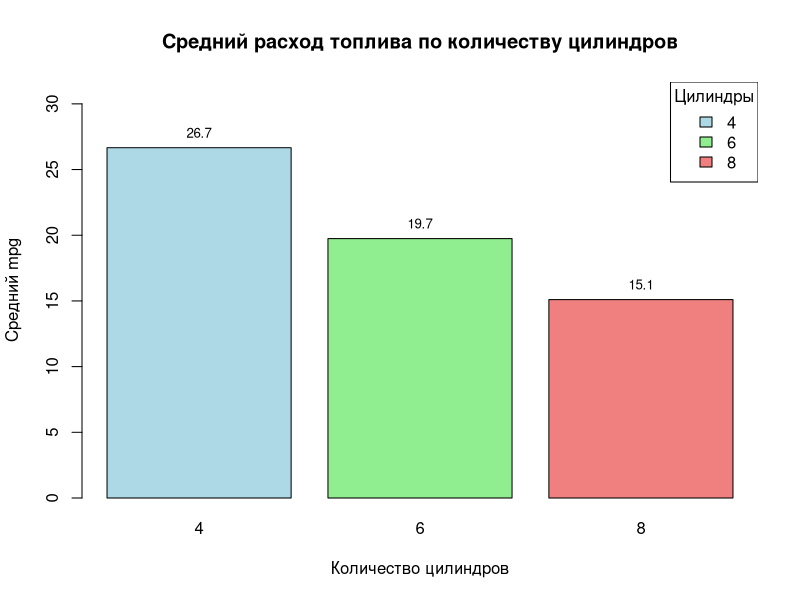
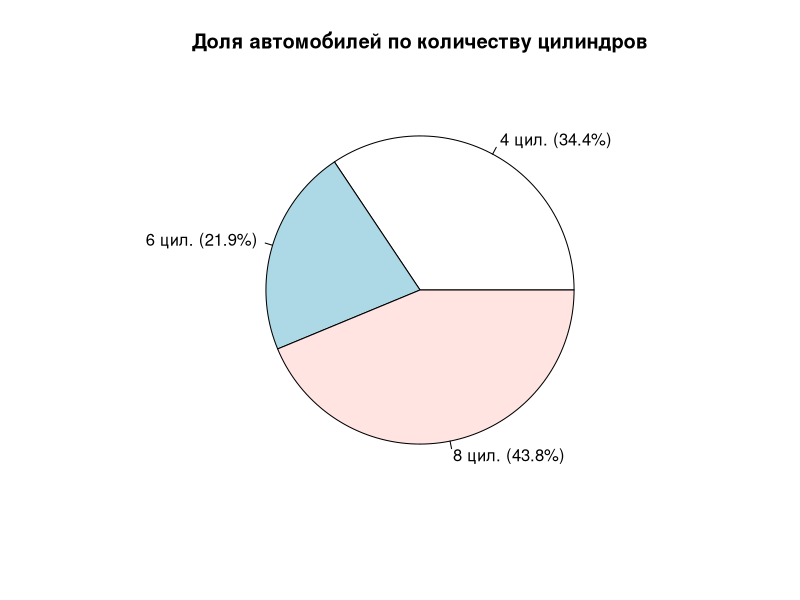
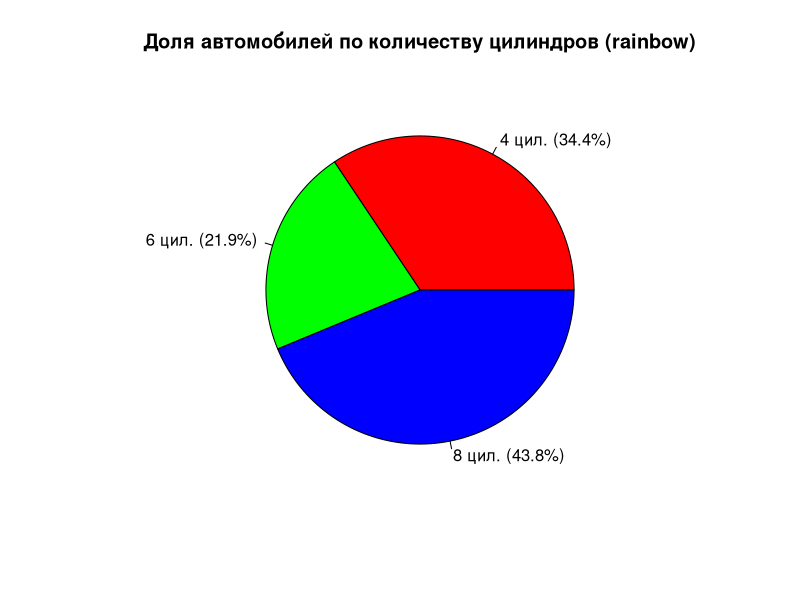
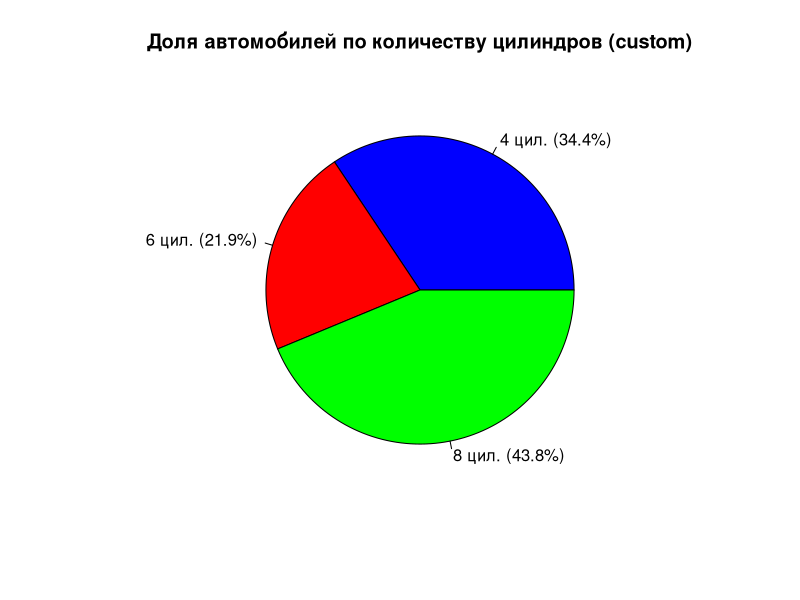
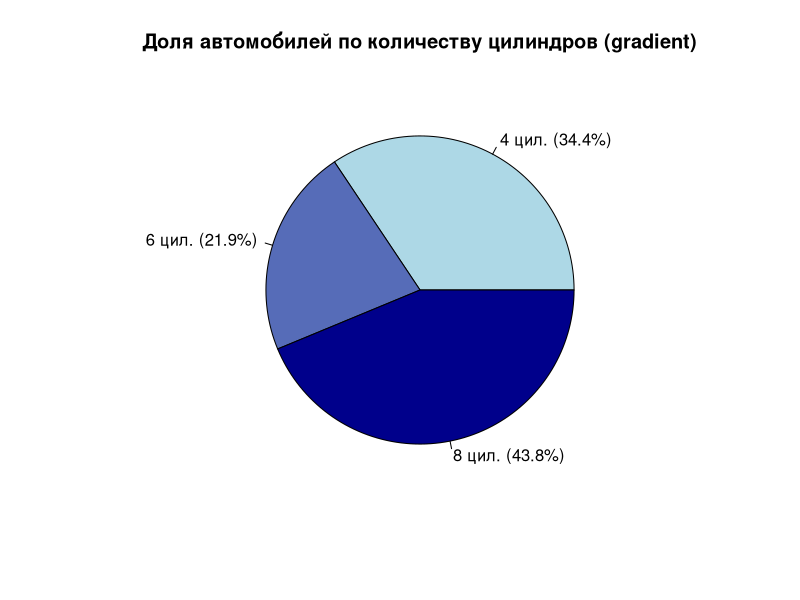
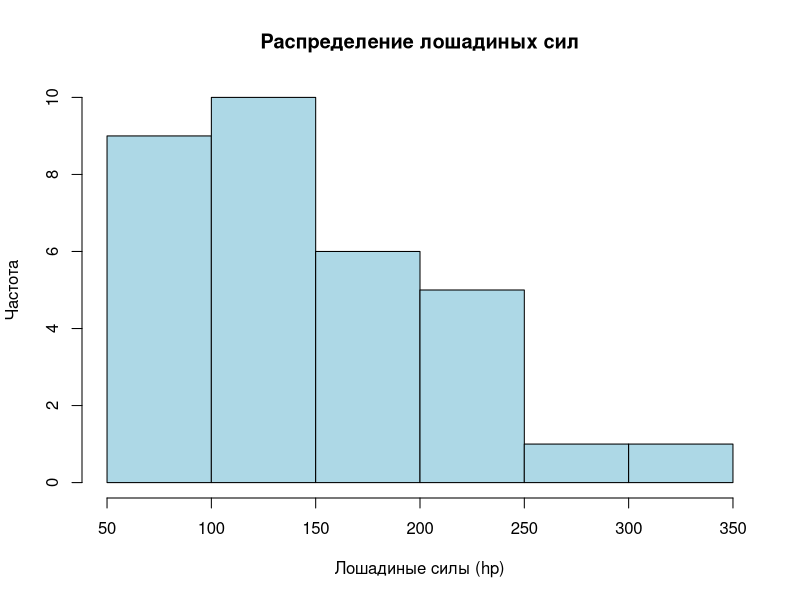
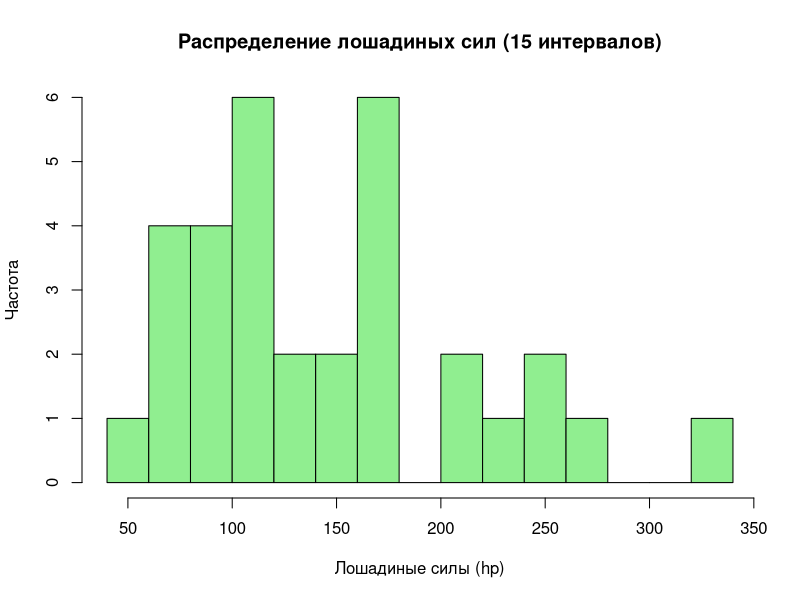
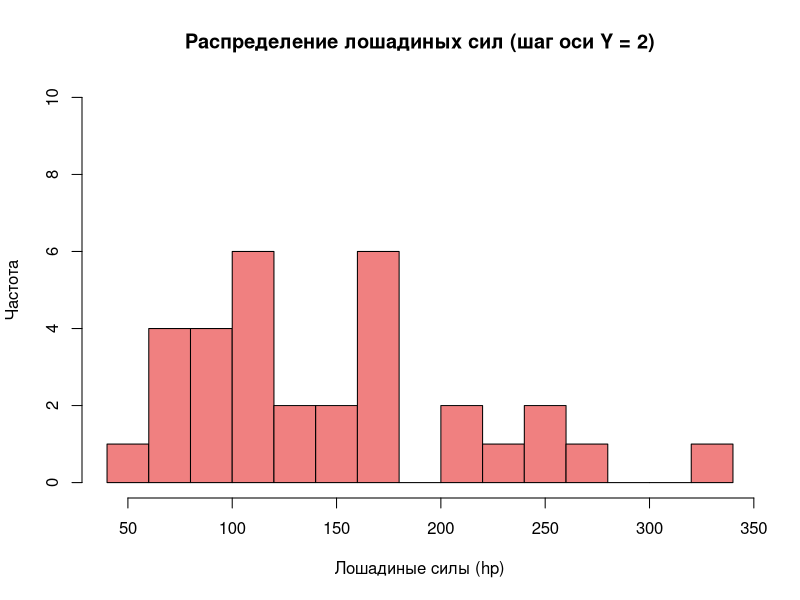

These charts were generated, in order, by the following R code:
# ПОДГОТОВКА СРЕДЫ И ПАКЕТОВ
# install.packages(c("ggplot2", "dplyr", "readr"))
library(ggplot2)
library(dplyr)
library(readr)

# ЗАГРУЗКА ДАННЫХ
data(mtcars)
head(mtcars)

# 7.1. БАЗОВЫЕ ДИАГРАММЫ

# 7.1.1. СТОЛБЧАТАЯ ДИАГРАММА
# 7.1.1.1 Среднее mpg по количеству цилиндров
mpg_by_cyl <- tapply(mtcars$mpg, mtcars$cyl, mean)

# 7.1.1.2 Столбчатая диаграмма с цветами и подписями
colors <- c("lightblue", "lightgreen", "lightcoral")
bp <- barplot(mpg_by_cyl, 
              main = "Средний расход топлива по количеству цилиндров",
              xlab = "Количество цилиндров", 
              ylab = "Средний mpg",
              col = colors,
              ylim = c(0, max(mpg_by_cyl) + 5))
text(x = bp, y = mpg_by_cyl, 
     labels = round(mpg_by_cyl, 1), 
     pos = 3, cex = 0.8)
legend("topright", 
       legend = names(mpg_by_cyl),
       fill = colors,
       title = "Цилиндры")

# 7.1.2. КРУГОВАЯ ДИАГРАММА
cyl_counts <- table(mtcars$cyl)

# 7.1.2.2 С подписями процентов
pie(cyl_counts, 
    main = "Доля автомобилей по количеству цилиндров",
    labels = paste0(names(cyl_counts), " цил. (", 
                    round(prop.table(cyl_counts)*100, 1), "%)"))

# 7.1.2.3 С цветами rainbow
pie(cyl_counts, 
    main = "Доля автомобилей по количеству цилиндров (rainbow)",
    col = rainbow(length(cyl_counts)),
    labels = paste0(names(cyl_counts), " цил. (", 
                    round(prop.table(cyl_counts)*100, 1), "%)"))

# 7.1.2.4 С заданными цветами
custom_colors <- c("blue", "red", "green")
pie(cyl_counts, 
    main = "Доля автомобилей по количеству цилиндров (custom)",
    col = custom_colors,
    labels = paste0(names(cyl_counts), " цил. (", 
                    round(prop.table(cyl_counts)*100, 1), "%)"))

# 7.1.2.5 С colorRampPalette
color_palette <- colorRampPalette(c("lightblue", "darkblue"))(length(cyl_counts))
pie(cyl_counts, 
    main = "Доля автомобилей по количеству цилиндров (gradient)",
    col = color_palette,
    labels = paste0(names(cyl_counts), " цил. (", 
                    round(prop.table(cyl_counts)*100, 1), "%)"))

# 7.1.3. ГИСТОГРАММА
# 7.1.3.1 Распределение лошадиных сил
hist(mtcars$hp,
     main = "Распределение лошадиных сил",
     xlab = "Лошадиные силы (hp)",
     ylab = "Частота",
     col = "lightblue")

# 7.1.3.2 Настройка количества интервалов
hist(mtcars$hp,
     main = "Распределение лошадиных сил (15 интервалов)",
     xlab = "Лошадиные силы (hp)",
     ylab = "Частота",
     col = "lightgreen",
     breaks = 15)

# 7.1.3.4 Изменение шага оси Y
hist(mtcars$hp,
     main = "Распределение лошадиных сил (шаг оси Y = 2)",
     xlab = "Лошадиные силы (hp)",
     ylab = "Частота",
     col = "lightcoral",
     breaks = 15,
     ylim = c(0, 10),
     yaxt = "n")
axis(2, at = seq(0, 10, by = 2))

# 7.1.4. ДИАГРАММА РАССЕЯНИЯ
# 7.1.4.1 Зависимость mpg от веса
plot(mtcars$wt, mtcars$mpg,
     main = "Зависимость расхода топлива от веса автомобиля",
     xlab = "Вес (тыс. фунтов)",
     ylab = "Расход топлива (mpg)",
     pch = 19,
     col = "blue")

# 7.1.4.2 Добавление линии регрессии
plot(mtcars$wt, mtcars$mpg,
     main = "Зависимость расхода топлива от веса с линией регрессии",
     xlab = "Вес (тыс. фунтов)",
     ylab = "Расход топлива (mpg)",
     pch = 19,
     col = "darkred")
abline(lm(mpg ~ wt, data = mtcars), 
       col = "blue", lwd = 2)

# 7.2. ПРОДВИНУТАЯ ВИЗУАЛИЗАЦИЯ (GGPLOT2)

# 7.2.1. ТОЧЕЧНАЯ ДИАГРАММА С ЦВЕТОВОЙ ГРУППИРОВКОЙ
# 7.2.1.1 Точечная диаграмма с группировкой по cyl
ggplot(mtcars, aes(x = wt, y = mpg, color = factor(cyl))) +
  geom_point(size = 3) +
  labs(title = "Зависимость расхода топлива от веса",
       x = "Вес (тыс. фунтов)",
       y = "Расход топлива (mpg)",
       color = "Цилиндры") +
  theme_minimal()

# 7.2.1.2 Добавление сглаживающей линии
ggplot(mtcars, aes(x = wt, y = mpg, color = factor(cyl))) +
  geom_point(size = 3) +
  geom_smooth(method = "lm") +
  labs(title = "Зависимость расхода топлива от веса со сглаживанием",
       x = "Вес (тыс. фунтов)",
       y = "Расход топлива (mpg)",
       color = "Цилиндры") +
  theme_minimal()

# 7.2.1.3 Добавление эллипсов рассеивания
ggplot(mtcars, aes(x = wt, y = mpg, color = factor(cyl))) +
  geom_point(size = 3) +
  geom_smooth(method = "lm") +
  stat_ellipse(level = 0.95) +
  labs(title = "Зависимость расхода топлива от веса с эллипсами",
       x = "Вес (тыс. фунтов)",
       y = "Расход топлива (mpg)",
       color = "Цилиндры") +
  theme_minimal()

# 7.2.2. ЯЩИК С УСАМИ
# 7.2.2.1 Распределение mpg по группам cyl
ggplot(mtcars, aes(x = factor(cyl), y = mpg, fill = factor(cyl))) +
  geom_boxplot() +
  labs(title = "Распределение расхода топлива по количеству цилиндров",
       x = "Количество цилиндров",
       y = "Расход топлива (mpg)",
       fill = "Цилиндры") +
  theme_minimal()

# 7.2.2.2 Добавление точек наблюдений
ggplot(mtcars, aes(x = factor(cyl), y = mpg, fill = factor(cyl))) +
  geom_boxplot(alpha = 0.7) +
  geom_jitter(width = 0.2, alpha = 0.6) +
  labs(title = "Распределение расхода топлива по количеству цилиндров",
       x = "Количество цилиндров",
       y = "Расход топлива (mpg)",
       fill = "Цилиндры") +
  theme_minimal()

# 7.2.3. ГИСТОГРАММА С ФАСЕТИРОВАНИЕМ
ggplot(mtcars, aes(x = hp, fill = factor(cyl))) +
  geom_histogram(binwidth = 20, alpha = 0.7, color = "black") +
  facet_wrap(~cyl, scales = "free_y") +
  labs(title = "Распределение лошадиных сил по количеству цилиндров",
       x = "Лошадиные силы (hp)",
       y = "Частота",
       fill = "Цилиндры") +
  theme_minimal()
